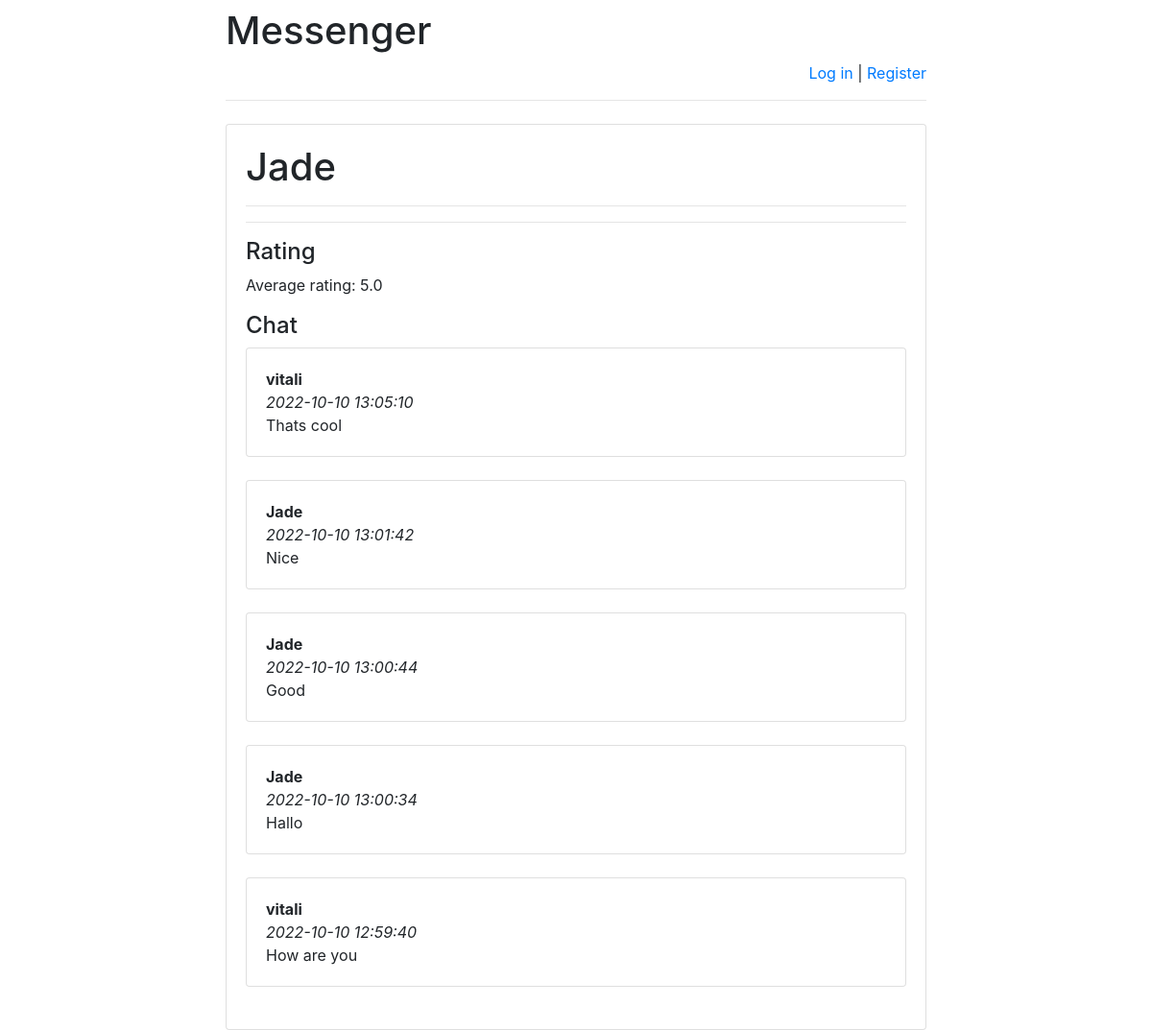
The app's page /persons/1/ with its own data.
### persons/models.py (models this page shows)
class Person(models.Model):
    person_text = models.CharField(max_length=255)
    pub_date = models.DateTimeField('date published')

class Messages(models.Model):
    chat = models.ForeignKey(
        Person, verbose_name='Чат под человеком',
        on_delete=models.CASCADE)
    author = models.ForeignKey(
        User,
        verbose_name='Пользователь', on_delete=models.CASCADE)
    message = models.TextField('Сообщение')
    pub_date = models.DateTimeField(
        'Дата сообщения',
        default=timezone.now)

### persons/views.py (the view)
# urls.py: re_path(r'^([0-9]+)/$', views.detail, name='detail'),
def detail(request, person_id):
    error_message = None
    if "error_message" in request.GET:
        error_message = request.GET["error_message"]
    return render(
        request,
        "address.html",
        {
            "person": get_object_or_404(Person, pk=person_id),
            "error_message": error_message,
            "latest_messages":
                Messages.objects
                    .filter(chat_id=person_id)
                    .order_by('-pub_date')[:5],
            "already_rated_by_user":
                Mark.objects
                    .filter(author_id=request.user.id)
                    .filter(person_id=person_id)
                    .count(),
            "user_rating":
                Mark.objects
                    .filter(author_id=request.user.id)
                    .filter(person_id=person_id)
                    .aggregate(Avg('mark'))
                ["mark__avg"],
            "avg_mark":
                Mark.objects
                    .filter(person_id=person_id)
                    .aggregate(Avg('mark'))
                ["mark__avg"]
        }
    )

### persons/templates/address.html (shortened to what this page needs)
<!DOCTYPE html>
<html lang="en">
{% extends 'base.html' %}
{% block main %}
<head>
</head>
<body>
<h1>{{ person.person_text }}</h1>
    <hr>
    <hr>
<h4>Rating</h4>
    <p>Average rating:
        <span id="avg_mark_span">
            {{ avg_mark }}
        </span>
    </p>
    <h4>Chat</h4>
    <div id="history">
    {% for messages in latest_messages %}
        <div class="card">
        <div class="card-body">
            <strong>
                {{ messages.author.username }}
            </strong>
            <br/>
            <em>
                {{ messages.pub_date|date:'Y-m-d H:i:s' }}
            </em>
            <br/>
            {{ messages.message }}
        </div>
        </div>
        <br/>
    {% endfor %}
</div>
{% endblock %}

### persons/templates/base.html (shortened to what this page needs)
<!doctype html>
<html lang="en">
<head>
    <link rel="stylesheet"
          href="https://stackpath.bootstrapcdn.com/bootstrap/4.1.3/css/bootstrap.min.css">
</head>
<body>
<div class="container">
    <div class="row justify-content-center">
        <div class="col-8">
            <h1 class="mt-2">Messenger</h1>
            {% if user.is_authenticated %}
                <p class="text-right">
                    Greetings, {{ user.username }}!
                    <a href="/persons/logout">Exit</a> |
                    <a href="/persons/password-change">
                        Change password
                    </a>
                    {% if user.is_staff %}
                        | <a href="/persons/admin">Administrator panel</a>
                    {% endif %}
                </p>
            {% else %}
                <p class="text-right">
                    <a href="/persons/login">Log in</a> |
                    <a href="/persons/register">Register</a>
                </p>
            {% endif %}
            <hr class="mt-0 mb-4">
            <div class="card">
                <div class="card-body">
                    {% block main %}
                    {% endblock %}
                </div>
            </div>
        </div>
    </div>
</div>
</body>
</html>

### records on screen
Person: person_text "Jade"
Messages: author.username "vitali", pub_date "2022-10-10 13:05:10", message "Thats cool"
Messages: author.username "Jade", pub_date "2022-10-10 13:01:42", message "Nice"
Messages: author.username "Jade", pub_date "2022-10-10 13:00:44", message "Good"
Messages: author.username "Jade", pub_date "2022-10-10 13:00:34", message "Hallo"
Messages: author.username "vitali", pub_date "2022-10-10 12:59:40", message "How are you"

### other values on screen
{{ avg_mark }} "5.0"
